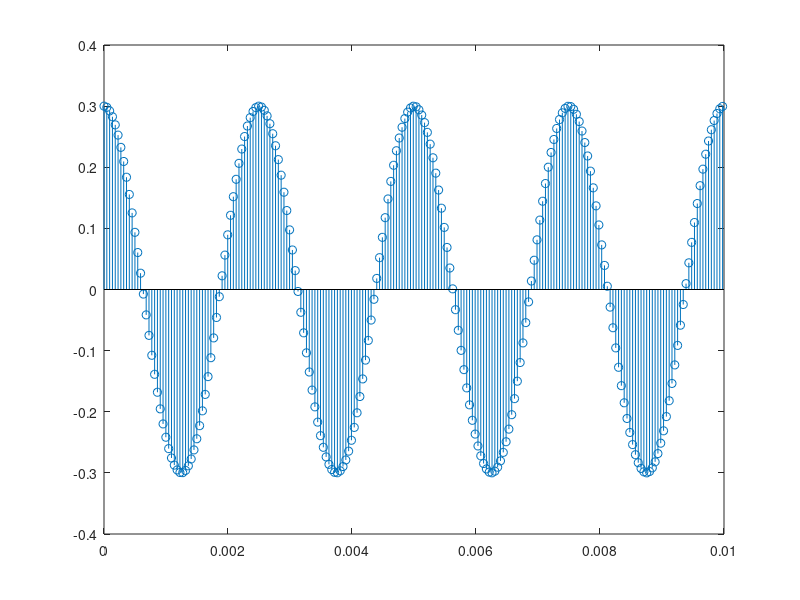

Source code (MATLAB):
a=0.3;
f=400;
dauer1=3;
fs=22050;
t=0:1/fs:dauer1;
x=a*cos(2*pi*f*t);
dauer2=0.01;
t=0:1/fs:dauer2;
stem(t,x(1:1:length(t)));
sound(x,fs);